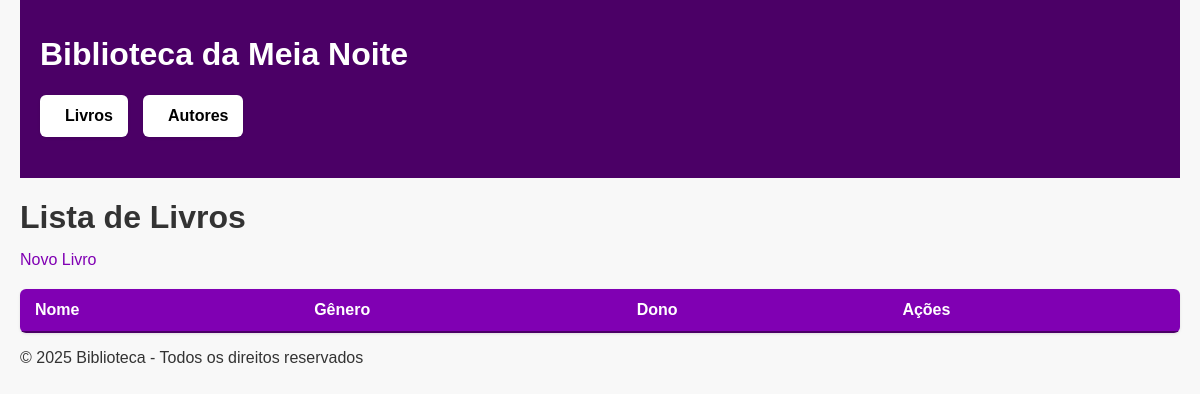
The page /livros on the database as committed earlier.
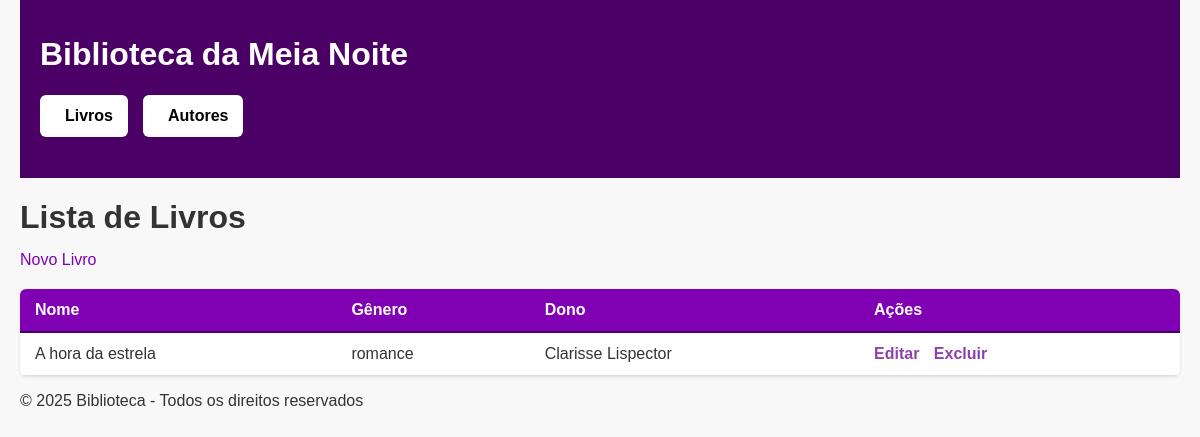
The same page on the database as committed later.
### tables this page shows
CREATE TABLE livro (
    id INTEGER PRIMARY KEY AUTOINCREMENT,
    titulo TEXT NOT NULL,
    genero TEXT,
    ano INTEGER,
    autor_id INTEGER NOT NULL,
    FOREIGN KEY (autor_id) REFERENCES autor(id) ON DELETE CASCADE
);

CREATE TABLE autor (
    id INTEGER PRIMARY KEY AUTOINCREMENT,
    nome TEXT NOT NULL,
    nacionalidade TEXT
);

### app/views.py (the view)
@app.route('/livros')
def index_livros():
    livros = livro_service.listar()
    return render_template('livros/index.html', livros=livros)

### app/database/connection.py (called while the page is built)
def get_db():
    db = getattr(g, '_database', None)
    if db is None:
        db = g._database = sqlite3.connect(DATABASE)
    return db

@app.teardown_appcontext
def close_connection(exception):
    db = getattr(g, '_database', None)
    if db is not None:
        db.close()

### app/models/livro.py (called while the page is built)
    def get_id(self):
        return self.__id

    def get_titulo(self):
        return self.__titulo

    def get_genero(self):
        return self.__genero

### app/repository/livros_repository.py (called while the page is built)
    def get_all_livros(self):
        connection = get_db()
        cursor = connection.cursor()
        cursor.execute("""
            SELECT l.id, l.titulo, l.genero, l.ano, l.autor_id, a.nome
            FROM livro l
            JOIN autor a ON l.autor_id = a.id
        """)
        rows = cursor.fetchall()
        livros = []
        for row in rows:
            livro = LivroModel(id=row[0], titulo=row[1], genero=row[2], ano=row[3], autor_id=row[4])
            livro.autor_nome = row[5]
            livros.append(livro)
        return livros

### app/services/livros_services.py (called while the page is built)
    def listar(self):
        return self.repo.get_all_livros()

### app/views.py (called while the page is built)
@app.context_processor
def inject_current_year():
    return {'current_year': datetime.now().year}

### app/templates/livros/index.html
{% extends 'base.html' %}
{% block content %}
<h1>Lista de Livros</h1>
<a href="/livros/novo">Novo Livro</a>
<table>
    <thead>
        <tr>
            <th>Nome</th>
            <th>Gênero</th>
            <th>Dono</th>
            <th>Ações</th>
        </tr>
    </thead>
    <tbody>
        {% for livro in livros %}
            <tr>
                <td>{{ livro.get_titulo() }}</td>
                <td>{{ livro.get_genero() }}</td>
                <td>{{ livro.autor_nome }}</td>
                <td>
                    <a href="/livros/editar/{{ livro.get_id() }}">Editar</a>
                    <a href="/livros/excluir/{{ livro.get_id() }}">Excluir</a>
                </td>
            </tr>
        {% endfor %}
    </tbody>
</table>
{% endblock %}

### app/templates/base.html (shortened to what this page needs)
<!DOCTYPE html>
<html lang="pt-br">
<head>
    <link rel="stylesheet" href="{{ url_for('static', filename='styles.css') }}" />
</head>
<body>
    <header>
        <div class="logo">
            <h1>Biblioteca da Meia Noite</h1>
        </div>
        <nav>
            <ul>
                <li><a href="{{ url_for('index_livros') }}">Livros</a></li>
                <li><a href="{{ url_for('index_autores') }}">Autores</a></li>
            </ul>
        </nav>
    </header>
    <main>
        {% block content %}
        {% endblock %}
    </main>
    <footer>
        <p>&copy; {{ current_year }} Biblioteca - Todos os direitos reservados</p>
    </footer>
</body>
</html>

### app/static/styles.css (style rules this page uses)
body { font-family: Arial, sans-serif; background: #f8f8f8; margin: 0; padding: 0 20px; color: #333; }
header { background:#4b0066; padding: 15px 20px; color: rgb(255, 255, 255); margin-bottom: 20px; }
nav ul { list-style: none; padding: 0; display: flex; gap: 15px; margin-top: 10px; }
nav ul li a { color: rgb(0, 0, 0); text-decoration: none; font-weight: 600; }
main h1 { margin-bottom: 15px; }
ul { list-style: none; padding: 0; max-width: 600px; }
ul li { background: white; padding: 12px 15px; margin-bottom: 10px; border-radius: 6px; box-shadow: 0 1px 3px rgba(0,0,0,0.1); transition: background-color 0.2s ease; }
ul li a { margin-left: 10px; color: #8000b3; text-decoration: none; font-weight: 600; }
a { color: #8000b3; text-decoration: none; }
table { width: 100%; border-collapse: collapse; margin-top: 20px; font-family: Arial, sans-serif; font-size: 16px; color: #333; background: white; box-shadow: 0 1px 3px rgba(0,0,0,0.1); border-radius: 6px; overflow: hidden; }
thead { background-color: #8000b3; color: white; }
thead th { padding: 12px 15px; text-align: left; border-bottom: 2px solid #4b0066; }
tbody tr { border-bottom: 1px solid #ddd; transition: background-color 0.3s; }
tbody td { padding: 12px 15px; }
table a { color: #8e40ad; text-decoration: none; margin-right: 10px; font-weight: 600; }

Rows that differ between the two databases and show on the page:
added livro: get_titulo "A hora da estrela", get_genero "romance", autor_nome "Clarisse Lispector"
